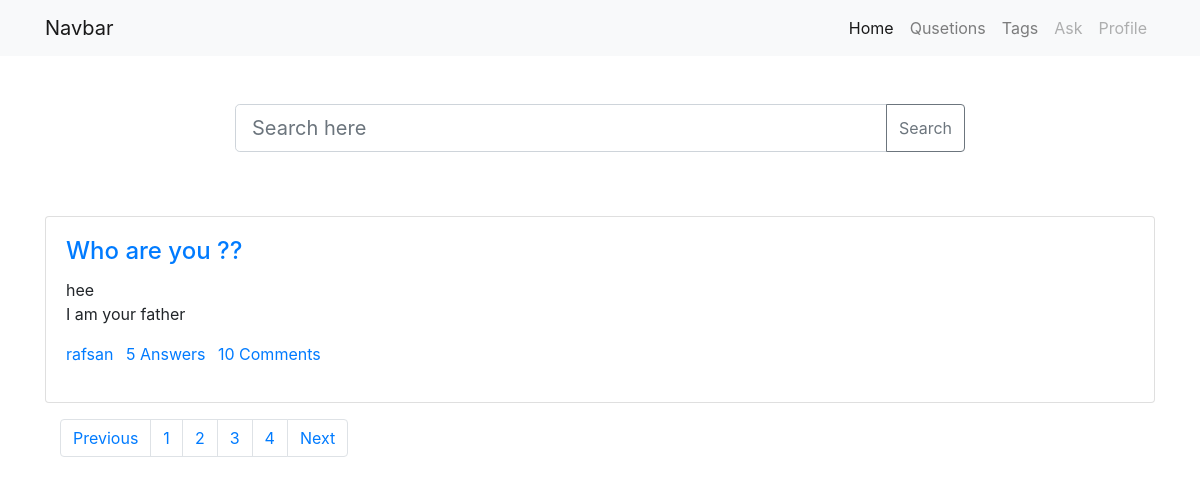
/?page=3, run on the app's committed database.
### qa/models.py (models this page shows, shortened)
class Question(models.Model):
    user = models.ForeignKey(User,on_delete = models.CASCADE)
    title = models.CharField( max_length=300)
    detail =models.TextField()
    created_at = models.DateField(auto_now_add = True)

### qa/views.py (the view)
# urls.py: path('', views.home, name = 'home'),
def home(request):
    quest = Question.objects.all().order_by('-id')
    paginator = Paginator(quest, 1)
    page_num = request.GET.get('page', 1)
    quest = paginator.page(page_num)
    return render(request, 'home.html', {'quest': quest})

### qa/templates/home.html (shortened to what this page needs)
<!DOCTYPE html>
<html>
<head>
    <link rel="stylesheet" href="https://cdn.jsdelivr.net/npm/bootstrap@4.0.0/dist/css/bootstrap.min.css">
</head>
<body>
    <nav class="navbar navbar-expand-lg navbar-light bg-light">
        <div class="container">
            <a class="navbar-brand" href="#">Navbar</a>
            <div class="collapse navbar-collapse" id="navbarNav">
                <ul class="navbar-nav ml-auto">
                    <li class="nav-item active">
                        <a class="nav-link" href="#">Home</a>
                    </li>
                    <li class="nav-item">
                        <a class="nav-link" href="#">Qusetions</a>
                    </li>
                    <li class="nav-item">
                        <a class="nav-link" href="#">Tags</a>
                    </li>
                    <li class="nav-item">
                        <a class="nav-link disabled" href="#">Ask</a>
                    </li>
                    <li class="nav-item">
                        <a class="nav-link disabled" href="#">Profile</a>
                    </li>
                </ul>
            </div>
        </div>
    </nav>
    <div class="container py-5">
        <div class="row">
            <div class="col-md-8 offset-2">
                <div class="input-group mb-3">
                    <input type="text" class="form-control form-control-lg" placeholder="Search here" aria-label="Recipient's username" aria-describedby="basic-addon2">
                    <div class="input-group-append">
                      <button class="btn btn-outline-secondary" type="button">Search</button>
                    </div>
                </div>
            </div>
        </div>
    </div>
    <div class="container">
        {% for q in quest %}
        <div class="card mb-3">
            <div class="card-body">
                <h4 class="card-title"><a href="/detail/{{q.id}}">{{q.title}}</a></h4>
                </h6>hee</h6>
                <p class="card-text">{{q.detail}}</p>
                <p>
                    <a href="#" class="mr-2">{{q.user.username}}</a>
                    <a href="#" class="mr-2">5 Answers</a>
                    <a href="#" class="mr-2">10 Comments</a>
                </p>
            </div>
        </div>
        {% endfor %}
        <div class="container">
            <nav aria-label="Page navigation example">
                <ul class="pagination">
                    {% if quest.has_previous %}
                    <li class="page-item">
                        <a class="page-link" href="?page={{ quest.previous_page_number }}">Previous</a>
                    </li>
                    {% endif %}
                    {% for i in quest.paginator.page_range %}
                    <li class="page-item {% if q.number == i %}active{% endif %}">
                        <a class="page-link" href="?page={{ i }}">{{ i }}</a>
                    </li>
                    {% endfor %}
                    {% if quest.has_next %}
                    <li class="page-item">
                        <a class="page-link" href="?page={{ quest.next_page_number }}">Next</a>
                    </li>
                    {% endif %}
                </ul>
            </nav>
        </div>
</body>
</html>

### data on the page
Question: title "Who are you ??", detail "I am your father", user.username "rafsan"

### other printed values
{{ i }} "1" "2" "3" "4"
